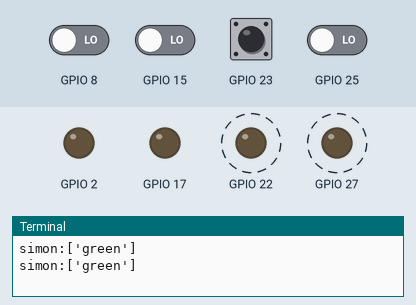
Bench run of a program on a simulated Raspberry Pi (BCM pin numbers). Parts: output pins drawn as LEDs (lit = HIGH), the last lines printed to the terminal. Dashed ring = blinking. Inputs (shaded band) come from the test bench; at power-on: GPIO 8, GPIO 15, GPIO 23, GPIO 25 LOW. Random numbers come from a fixed seed; pins used as bus, display or sensor lines are not drawn.

Above: at 5.0 s.
5.1 s: GPIO 23 pulled HIGH for 0.15 s
At 7.5 s:
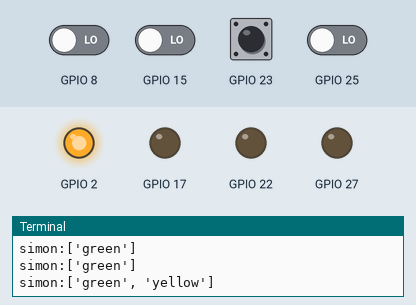
At 8.3 s:
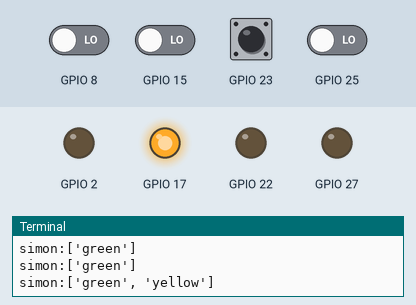
Timing chart, 0 to 10.9 s (numbered marks = the images above; inputs shaded):
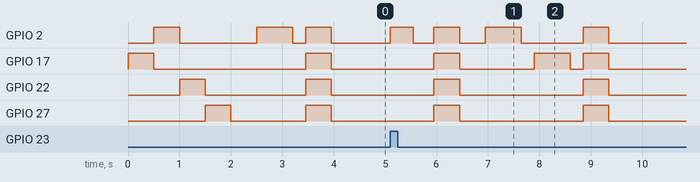

Measured:
- after the input at 5.1 s, GPIO 2: LOW → HIGH at once, → LOW 0.45 s later, → HIGH 0.40 s later, → LOW 0.50 s later, … (8 changes in this stretch); GPIO 17: goes HIGH 0.50 s, LOW 1.5 s, HIGH 0.70 s, LOW 0.25 s, HIGH 0.50 s, then LOW, starting after 0.85 s
- by itself, GPIO 17: alternates HIGH for 0.50 s and LOW for 3.0 s
- by itself, GPIO 22: alternates HIGH for 0.50 s and LOW for 2.0 s
- by itself, GPIO 27: alternates HIGH for 0.50 s and LOW for 1.5 s

The program:

simon.py
```python
import RPi.GPIO as GPIO
import time, random
import contextlib

GPIO.setmode(GPIO.BCM)

GPIO.setup(25, GPIO.IN, pull_up_down=GPIO.PUD_DOWN)
GPIO.setup(23, GPIO.IN, pull_up_down=GPIO.PUD_DOWN)
GPIO.setup(15, GPIO.IN, pull_up_down=GPIO.PUD_DOWN)
GPIO.setup(8, GPIO.IN, pull_up_down=GPIO.PUD_DOWN)
GPIO.setup(24, GPIO.OUT)


class LED():
    def __init__(self, channel, colour):
        self.colour = colour
        self.channel = channel
        self.is_on = False
        GPIO.setup(channel, GPIO.OUT)
    def on(self):
        self.is_on = True
        GPIO.output(self.channel, True)
    def off(self):
        self.is_on = False
        GPIO.output(self.channel, False)

#This is bad, but i'm lazy.
buzzer = LED(24, "buzzer")

led_dict = {}
led_dict["yellow"] = LED(17, "yellow")
led_dict["green"] = LED(2, "green")
led_dict["red"] = LED(22, "red")
led_dict["blue"] = LED(27, "blue")

def buzz(noteFreq, duration):
    halveWaveTime = 1 / (noteFreq * 2 )
    waves = int(duration * noteFreq)
    for i in range(waves):
       GPIO.output(24, True)
       time.sleep(halveWaveTime)
       GPIO.output(24, False)
       time.sleep(halveWaveTime)

def play_sound(sound):
    duration = 0.20
    if sound == "yellow":
        buzz(783.99, duration)
    elif sound == "green":
        buzz(659.25, duration)
    elif sound == "red":
        buzz(523.25, duration)
    elif sound == "blue":
        buzz(392, duration)


def play_simon(simon):
    print(f"simon:{simon}")
    if len(simon) > 12:
        duration = 0.1
    elif len(simon) > 7:
        duration = 0.2
    elif len(simon) > 4:
        duration = 0.3
    else:
        duration = 0.5
    for colour in simon:
        led_dict[colour].on()
        play_sound(colour)
        time.sleep(duration)
        led_dict[colour].off()
        time.sleep(duration/2)

def play_fail():
    t=0
    notes=[116.54,110.00,103.83,98.00,90,98.00,106]
    duration=[0.25,0.25,0.25,0.2,0.1,0.2,0.1]
    for n in notes:
        buzz(n, duration[t])
        time.sleep(duration[t] *0.1)
        t+=1

def get_input(simon):
    choices = []
    while len(choices) < len(simon):
        if GPIO.input(25):
            colour = "yellow"
            choices.append(colour)
            led_dict[colour].on()
            play_sound(colour)
            time.sleep(0.25)
            led_dict[colour].off()
        elif GPIO.input(23):
            colour = "green"
            choices.append(colour)
            led_dict[colour].on()
            play_sound(colour)
            time.sleep(0.25)
            led_dict[colour].off()
        elif GPIO.input(15):
            colour = "red"
            choices.append(colour)
            led_dict[colour].on()
            play_sound(colour)
            time.sleep(0.25)
            led_dict[colour].off()
        elif GPIO.input(8):
            colour = "blue"
            choices.append(colour)
            led_dict[colour].on()
            play_sound(colour)
            time.sleep(0.25)
            led_dict[colour].off()
        for chosen_colour,simons_colour in zip(choices,simon):
            if chosen_colour != simons_colour:
                return []
    time.sleep(0.4)
    return choices

def entry_sequence():
    for col,led in led_dict.items():
        led.on()
        time.sleep(0.5)
        led.off()

def exit_sequence():
    for i in range(5):
        for col,led in led_dict.items():
            led.on()
        time.sleep(0.5)
        for col,led in led_dict.items():
            led.off()
        time.sleep(0.5)

def all_on_off():
    for col,led in led_dict.items():
        led.on()
    time.sleep(0.5)
    for col,led in led_dict.items():
        led.off()
    time.sleep(0.5)

def play_buzzer():
    buzzer.on()
    time.sleep(0.1)
    buzzer.off()
    time.sleep(0.1)
    buzzer.on()
    time.sleep(0.1)
    buzzer.off()
    time.sleep(0.1)
    buzzer.on()
    time.sleep(0.3)
    buzzer.off()


def main():
    entry_sequence()
    time.sleep(0.5)
    game_over = False
    score = 0
    simon = []
    simon.append(random.choice(list(led_dict.keys())))
    print(f"simon:{simon}")
    while not game_over:
        sequence = []
        play_simon(simon)
        all_on_off()
        sequence = get_input(simon)
        all_on_off()
        if not sequence == simon:
            play_fail()
            exit_sequence()
            game_over = True
        else:
            new_colour = random.choice(list(led_dict.keys()))
            # True random can produce unfun sequences. So try to come up with a different colour but with a chance of still allowing them.
            if simon[-1] == new_colour:
                new_colour = random.choice(list(led_dict.keys()))
            simon.append(new_colour)


game_exit = False
while not game_exit:
    main()
    game_exit = False


GPIO.cleanup()
```
